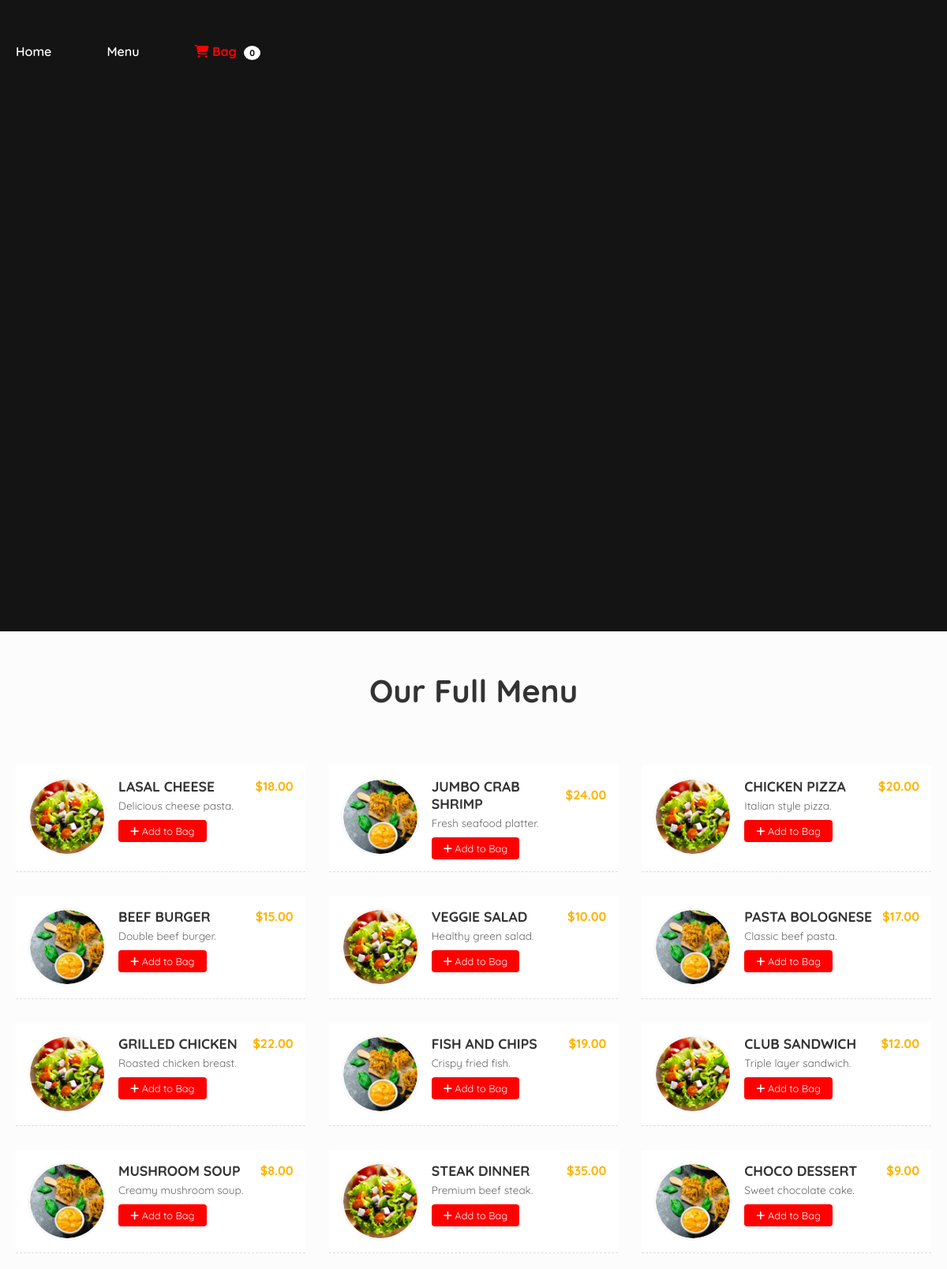
The page /menu on the database its author committed.
### app.py (models this page shows)
class MenuItem(db.Model):
    id = db.Column(db.Integer, primary_key=True)
    name = db.Column(db.String(100), nullable=False)
    description = db.Column(db.String(200), nullable=False)
    price = db.Column(db.Float, nullable=False)
    image_file = db.Column(db.String(100), nullable=False, default='food1.png')

### app.py (the view)
@app.route('/menu')
def menu():
    menu_items = MenuItem.query.all()
    return render_template('menu.html', menu_items=menu_items)

### templates/menu.html (shortened to what this page needs)
<!DOCTYPE html>
<html lang="en">
<head>
    <link rel="stylesheet" href="{{ url_for('static', filename='style.css') }}">
    <link rel="stylesheet" href="https://cdnjs.cloudflare.com/ajax/libs/font-awesome/6.3.0/css/all.min.css">
</head>
<body style="background-color: #fcfcfc;">
    <header style="padding: 15px 0; background: #333;">
        <div id="navbar">
            <nav>
                <ul style="display: flex; justify-content: center; list-style: none; gap: 30px;">
                    <li><a href="{{ url_for('home') }}" style="color: white; text-decoration: none;">Home</a></li>
                    <li><a href="{{ url_for('menu') }}" style="color: white; text-decoration: none;">Menu</a></li>
                    <li>
                        <a href="{{ url_for('view_cart') }}"
                            style="color: var(--primary-red); text-decoration: none; font-weight: bold;">
                            <i class="fa-solid fa-cart-shopping"></i> Bag
                            <span class="bag-count">{{ session['cart']|length if 'cart' in session else 0 }}</span>
                        </a>
                    </li>
                </ul>
            </nav>
        </div>
    </header>
    <main class="container" style="max-width: 1200px; margin: auto;">
        <div style="text-align: center; margin: 50px 0;">
            <h2 style="font-size: 2.5rem; color: #333;">Our Full Menu</h2>
        </div>
        <div class="menu-grid">
            {% for item in menu_items %}
            <div class="menu-item">
                <img src="{{ url_for('static', filename='img/' + item.image_file) }}" alt="{{ item.name }}">
                <div class="item-info">
                    <div class="item-header">
                        <h3>{{ item.name }}</h3>
                        <span class="price">${{ "%.2f"|format(item.price) }}</span>
                    </div>
                    <p>{{ item.description }}</p>
                    <a href="{{ url_for('add_to_cart', item_id=item.id) }}" class="order-btn">
                        <i class="fa-solid fa-plus"></i> Add to Bag
                    </a>
                </div>
            </div>
            {% endfor %}
        </div>
    </main>
</body>
</html>

### static/style.css (style rules this page uses)
* { margin: 0; padding: 0; box-sizing: border-box; }
html { scroll-behavior: smooth; }
body { font-family: "Quicksand", sans-serif; }
a { text-decoration: none; color: #fff; }
ul { list-style: none; }
.container { max-width: 1100px; margin: auto; }
header { height: 100vh; background: url("/static/img/home_bg.jpeg") center center/cover no-repeat; position: relative; }
#navbar { display: flex; justify-content: space-between; align-items: center; height: 100px; width: 100%; }
nav ul { display: flex; align-items: center; margin-right: 100px; }
nav ul li a { padding: 15px 20px; font-weight: 600; }
header::before { content: ""; width: 100%; height: 100%; position: absolute; top: 0; left: 0; background: rgb(0, 0, 0, 0.6); }
header * { z-index: 10; }

### templates/menu.html (style rules this page uses)
:root { --primary-red: #ff0000; --gold: #ffb400; }
.menu-grid { display: grid; grid-template-columns: repeat(auto-fit, minmax(350px, 1fr)); gap: 30px; padding: 20px; }
.menu-item { display: flex; align-items: flex-start; gap: 15px; padding: 15px; background: #fff; border-bottom: 1px dashed #ddd; }
.menu-item img { width: 100px; height: 100px; border-radius: 50%; object-fit: cover; border: 3px solid #f9f9f9; }
.item-info { flex: 1; }
.item-header { display: flex; justify-content: space-between; align-items: center; margin-bottom: 5px; }
.item-header h3 { margin: 0; font-size: 1.1rem; color: #333; }
.price { color: var(--gold); font-weight: bold; font-size: 1rem; }
.item-info p { font-size: 0.85rem; color: #666; margin-bottom: 10px; }
.order-btn { background-color: var(--primary-red); color: white; padding: 6px 15px; border: none; border-radius: 4px; text-decoration: none; font-size: 0.8rem; display: inline-block; }
.bag-count { background: white; color: black; border-radius: 50%; padding: 2px 7px; font-size: 11px; font-weight: bold; margin-left: 5px; }

### rows shown on the page
MenuItem: image_file (picture), name "LASAL CHEESE", price "18.00", description "Delicious cheese pasta."
MenuItem: image_file (picture), name "JUMBO CRAB SHRIMP", price "24.00", description "Fresh seafood platter."
MenuItem: image_file (picture), name "CHICKEN PIZZA", price "20.00", description "Italian style pizza."
MenuItem: image_file (picture), name "BEEF BURGER", price "15.00", description "Double beef burger."
MenuItem: image_file (picture), name "VEGGIE SALAD", price "10.00", description "Healthy green salad."
MenuItem: image_file (picture), name "PASTA BOLOGNESE", price "17.00", description "Classic beef pasta."
MenuItem: image_file (picture), name "GRILLED CHICKEN", price "22.00", description "Roasted chicken breast."
MenuItem: image_file (picture), name "FISH AND CHIPS", price "19.00", description "Crispy fried fish."
MenuItem: image_file (picture), name "CLUB SANDWICH", price "12.00", description "Triple layer sandwich."
MenuItem: image_file (picture), name "MUSHROOM SOUP", price "8.00", description "Creamy mushroom soup."
MenuItem: image_file (picture), name "STEAK DINNER", price "35.00", description "Premium beef steak."
MenuItem: image_file (picture), name "CHOCO DESSERT", price "9.00", description "Sweet chocolate cake."

### other values the page prints
{{ session['cart']|length if 'cart' in session else 0 }} "0"
